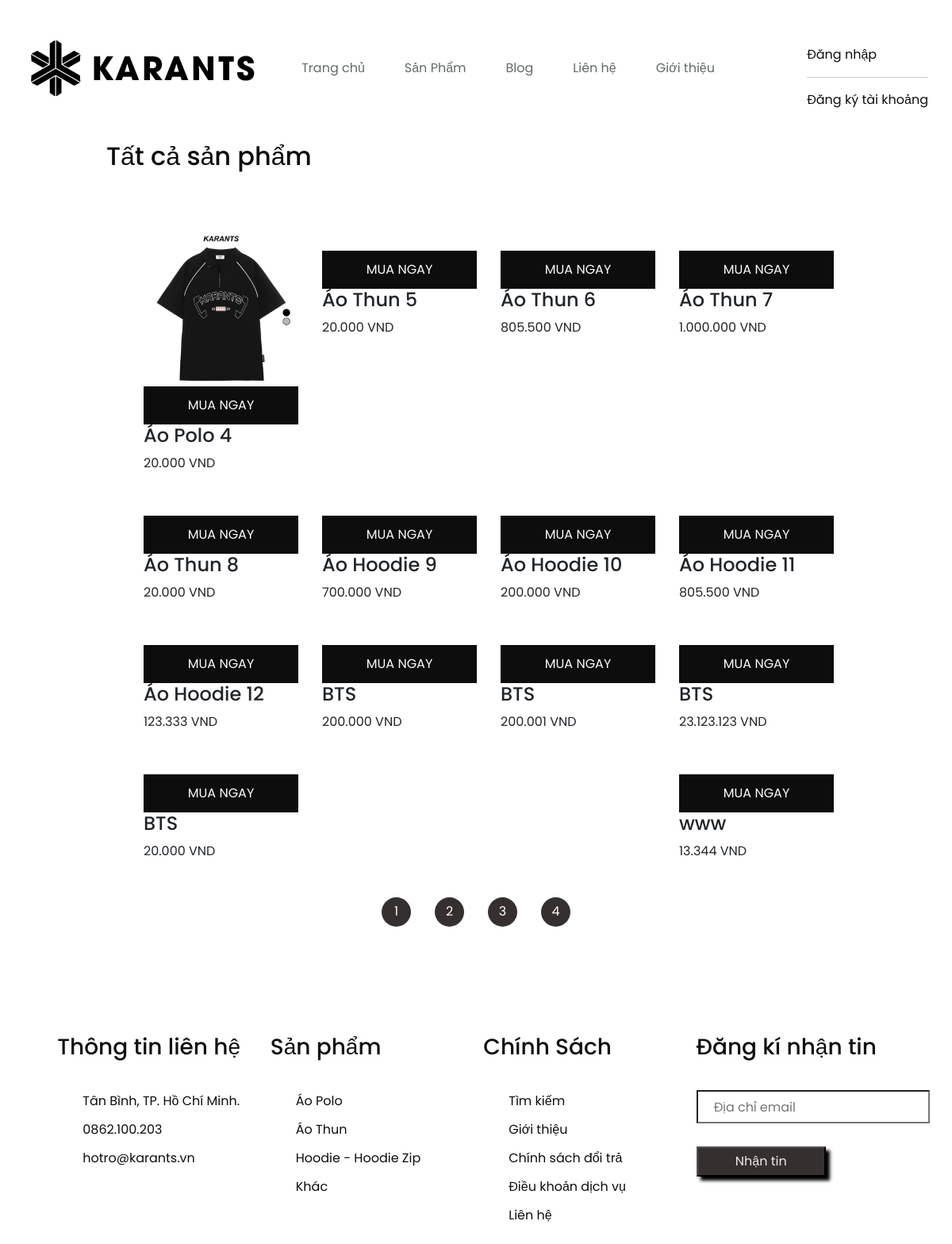
The app's page /?mod=pro&act=allpro with its own data.
### tables this page shows
CREATE TABLE `products` (
  `id_sp` int(11) NOT NULL,
  `name` varchar(255) NOT NULL,
  `price` bigint(20) NOT NULL DEFAULT 0,
  `id_category` bigint(20) NOT NULL,
  `ngayNhap` timestamp NULL DEFAULT current_timestamp(),
  `image` varchar(255) DEFAULT NULL,
  `Mota` varchar(255) DEFAULT NULL,
  `NoiBat` int(11) NOT NULL DEFAULT 0,
  `AnHien` int(11) NOT NULL DEFAULT 0
);

### Model/dao/pdo.php (called while the page is built, shortened)
<?php
function pdo_get_connection(){
    $dburl = "mysql:host=localhost;dbname=duan1;charset=utf8";
    $username = 'root';
    $password = '';
    $conn = new PDO($dburl, $username, $password);
    $conn->setAttribute(PDO::ATTR_ERRMODE, PDO::ERRMODE_EXCEPTION);
    return $conn;
}
function pdo_query($sql){
    $sql_args = array_slice(func_get_args(), 1);
    try{
        $conn = pdo_get_connection();
        $stmt = $conn->prepare($sql);
        $stmt->execute($sql_args);
        $rows = $stmt->fetchAll();
        return $rows;
    }
    catch(PDOException $e){
        throw $e;
    }
    finally{
        unset($conn);
    }
}

### Model/dao/hang-hoa.php (called while the page is built, shortened)
<?php
require_once 'pdo.php';
function hang_hoa_select_all(){
    $sql = "SELECT * FROM products where AnHien = 0";
    return pdo_query($sql);
}

### View/products.php (the view, shortened to what this page needs)
<div id="wp-products">
            <h2>Tất cả sản phẩm</h2>
            <ul class="products">
            <?php foreach($allpro as $products): ?>
                <li>
                    <div class="product-item">
                        <div class="product-top">
                            <a href="?mod=pro&act=detail&id_sp=<?=$products['id_sp']?>" class="product-thumb">
                                <img src="./img/<?=$products['image']?>" alt="">
                            </a>
                            <a href="?mod=cart&act=add&id_sp=<?=$products["id_sp"]?>" class="buy-now">Mua ngay</a>
                        </div>
                        <div class="product-infor">
                            <h4><?=$products['name']?></h4>
                            <div class="product-pire"><?=number_format($products['price'],0, ",",".")." VND"?></div>
                        </div>
                    </div>
                </li>
                <?php endforeach; ?>
            </ul>
            <div class="list-page">
                <div class="item">
                    <a href="">1</a>
                </div>
                <div class="item">
                    <a href="">2</a>
                </div>
                <div class="item">
                    <a href="">3</a>
                </div>
                <div class="item">
                    <a href="">4</a>
                </div>
            </div>
        </div>

### css/index copy.css (style rules this page uses)
* { padding:0; margin:0; box-sizing: border-box; font-family:'Poppins', sans-serif; cursor: pointer; }
#wp-products { padding-top:116px; padding-bottom: 78px; padding-left:134px; padding-right:134px; }
#wp-products h2 { text-align: center; margin-bottom: 76px; font-size:32px; color:#626a67; }
ul.products { display: flex; flex-wrap: wrap; justify-content: space-between; list-style: none; }
ul.products li { flex-basis: 25%; padding-left: 15px; padding-right: 15px; box-sizing: border-box; margin-bottom: 30px; }
ul.products img { max-width: 100%; height: auto; }
ul.products li .product-top a.buy-now { text-transform: uppercase; text-decoration: none; text-align: center; display: block; background-color:#0d0d0d; color: rgb(252, 251, 251); padding: 12px 0px; }
ul.products li .product-infor { padding: auto; }
.list-page { width: 50%; margin:0px auto; }
.list-page { display: flex; list-style: none; justify-content: center; align-items: center; }
.list-page .item { margin:0px 15px; width: 37px; height: 37px; background:#362f2f; border-radius: 50%; display: flex; justify-content: center; align-items: center; }
.list-page .item a { color:#fff; text-decoration: none; }
ul.products li .product-top a.product-thumb img { transition: transform 0.3s; }
ul.products li .product-top a.buy-now { transition: background-color 0.3s, color 0.3s; }
.item { position: relative; }
#footer .box .quick-menu ,.item a { color:#0e0e0e; text-decoration: none; }

### css/sanpham copy.css (style rules this page uses)
* { padding:0; margin:0; box-sizing: border-box; font-family:'Poppins', sans-serif; cursor: pointer; }
#wp-products { padding-top:40px; padding-bottom: 78px; padding-left:134px; padding-right:134px; }
#wp-products h2 { text-align: left; margin-bottom: 76px; font-size:32px; color:#0b0b0b; }
ul.products { display: flex; flex-wrap: wrap; justify-content: space-between; list-style: none; }
ul.products li { flex-basis: 25%; padding-left: 15px; padding-right: 15px; box-sizing: border-box; margin-bottom: 30px; }
ul.products img { max-width: 100%; height: auto; }
ul.products li .product-top a.buy-now { text-transform: uppercase; text-decoration: none; text-align: center; display: block; background-color:#0d0d0d; color: rgb(252, 251, 251); padding: 12px 0px; }
ul.products li .product-infor { padding: auto; }
.list-page { width: 50%; margin:0px auto; }
.list-page { display: flex; list-style: none; justify-content: center; align-items: center; }
.list-page .item { margin:0px 15px; width: 37px; height: 37px; background:#362f2f; border-radius: 50%; display: flex; justify-content: center; align-items: center; }
.list-page .item a { color:#fff; text-decoration: none; }
.item { position: relative; }
#footer .box .quick-menu ,.item a { color:#0e0e0e; text-decoration: none; }

### css/chitietaothun.css (style rules this page uses)
* { margin: 0; padding: 0; box-sizing: border-box; font-family: 'Poppins', sans-serif; }

### records on screen
products: image (picture), name "Áo Polo 4", price "20.000"
products: name "Áo Thun 5", price "20.000"
products: name "Áo Thun 6", price "805.500"
products: name "Áo Thun 7", price "1.000.000"
products: name "Áo Thun 8", price "20.000"
products: name "Áo Hoodie 9", price "700.000"
products: name "Áo Hoodie 10", price "200.000"
products: name "Áo Hoodie 11", price "805.500"
products: name "Áo Hoodie 12", price "123.333"
products: name "BTS", price "200.000"
products: name "BTS", price "200.001"
products: name "BTS", price "23.123.123"
products: name "BTS", price "20.000"
products: name "www", price "13.344"
